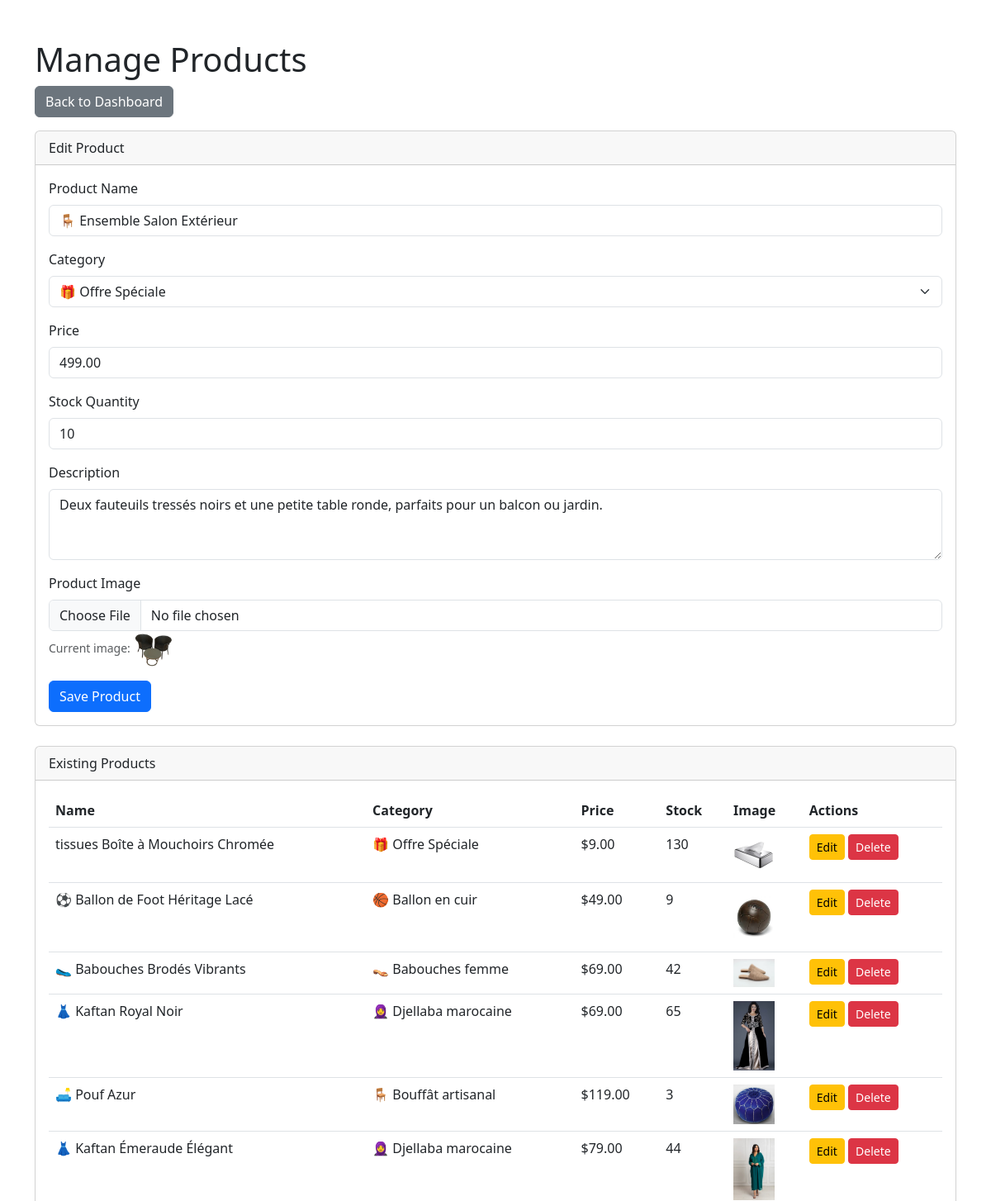
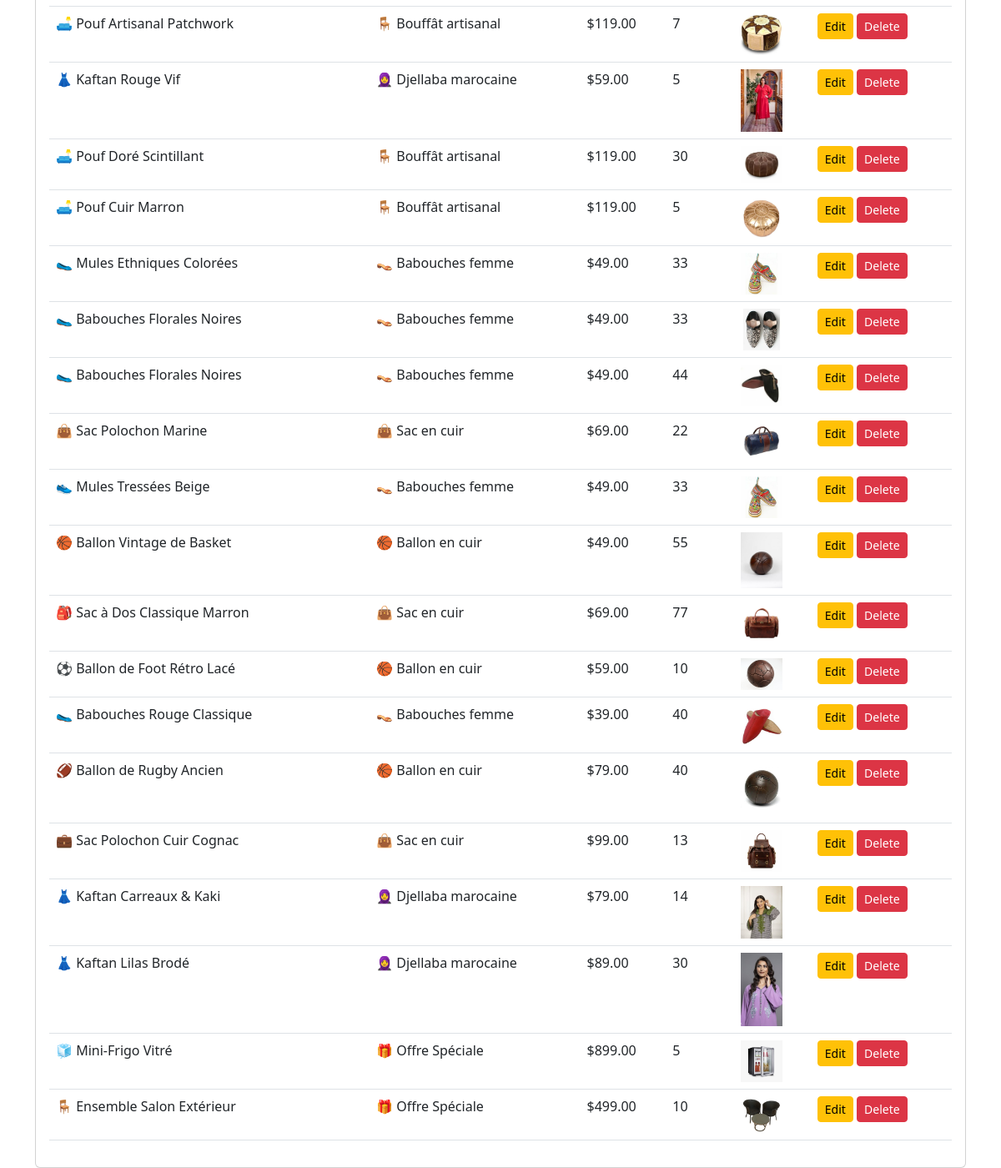
Screenshot of /admin/manage_products.php?edit_id=1 (signed in) with the database file from the repository (2 pictures, top to bottom).
### tables this page shows
CREATE TABLE `products` (
  `id` int(11) NOT NULL,
  `category_id` int(11) NOT NULL,
  `name` varchar(255) NOT NULL,
  `description` text NOT NULL,
  `price` decimal(10,2) NOT NULL,
  `stock_quantity` int(10) UNSIGNED NOT NULL DEFAULT 0,
  `image_url` varchar(255) DEFAULT 'default_product_image.png',
  `created_at` timestamp NOT NULL DEFAULT current_timestamp()
);

CREATE TABLE `categories` (
  `id` int(11) NOT NULL,
  `name` varchar(100) NOT NULL,
  `description` text DEFAULT NULL
);

### admin/manage_products.php (the view, shortened to what this page needs)
<?php
require '../includes/db_connect.php';
$edit_product = null;
if (isset($_GET['edit_id'])) {
    $edit_id = filter_input(INPUT_GET, 'edit_id', FILTER_VALIDATE_INT);
    if ($edit_id) {
        $stmt = $pdo->prepare("SELECT * FROM products WHERE id = ?");
        $stmt->execute([$edit_id]);
        $edit_product = $stmt->fetch();
    }
}
$products = $pdo->query("SELECT p.*, c.name as category_name FROM products p JOIN categories c ON p.category_id = c.id ORDER BY p.created_at DESC")->fetchAll();
$categories = $pdo->query("SELECT * FROM categories ORDER BY name")->fetchAll();
?>
<!DOCTYPE html>
<html lang="en">
<head>
    <link href="https://cdn.jsdelivr.net/npm/bootstrap@5.3.0/dist/css/bootstrap.min.css" rel="stylesheet">
</head>
<body>
<div class="container mt-5">
    <h1>Manage Products</h1>
    <a href="dashboard.php" class="btn btn-secondary mb-3">Back to Dashboard</a>
    <div class="card mb-4">
        <div class="card-header"><?php echo $edit_product ? 'Edit Product' : 'Add New Product'; ?></div>
        <div class="card-body">
            <form action="manage_products.php" method="post" enctype="multipart/form-data">
                <div class="mb-3">
                    <label for="name" class="form-label">Product Name</label>
                    <input type="text" class="form-control" id="name" name="name" value="<?php echo $edit_product ? htmlspecialchars($edit_product['name']) : ''; ?>" required>
                </div>
                <div class="mb-3">
                    <label for="category" class="form-label">Category</label>
                    <select class="form-select" id="category" name="category_id" required>
                        <?php foreach ($categories as $category): ?>
                            <option value="<?php echo $category['id']; ?>" <?php echo ($edit_product && $category['id'] == $edit_product['category_id']) ? 'selected' : ''; ?>><?php echo htmlspecialchars($category['name']); ?></option>
                        <?php endforeach; ?>
                    </select>
                </div>
                <div class="mb-3">
                    <label for="price" class="form-label">Price</label>
                    <input type="number" step="0.01" class="form-control" id="price" name="price" value="<?php echo $edit_product ? htmlspecialchars($edit_product['price']) : ''; ?>" required>
                </div>
                <div class="mb-3">
                    <label for="stock" class="form-label">Stock Quantity</label>
                    <input type="number" class="form-control" id="stock" name="stock_quantity" value="<?php echo $edit_product ? htmlspecialchars($edit_product['stock_quantity']) : ''; ?>" required>
                </div>
                <div class="mb-3">
                    <label for="description" class="form-label">Description</label>
                    <textarea class="form-control" id="description" name="description" rows="3" required><?php echo $edit_product ? htmlspecialchars($edit_product['description']) : ''; ?></textarea>
                </div>
                <div class="mb-3">
                    <label for="image" class="form-label">Product Image</label>
                    <input type="file" class="form-control" id="image" name="image">
                    <?php if ($edit_product && $edit_product['image_url']): ?>
                        <small class="form-text text-muted">Current image: <img src="../images/products/<?php echo htmlspecialchars($edit_product['image_url']); ?>" alt="Current Product Image" style="width: 50px; height: auto;"></small>
                    <?php endif; ?>
                </div>
                <button type="submit" class="btn btn-primary">Save Product</button>
            </form>
        </div>
    </div>
    <div class="card">
        <div class="card-header">Existing Products</div>
        <div class="card-body">
            <table class="table">
                <thead>
                    <tr>
                        <th>Name</th>
                        <th>Category</th>
                        <th>Price</th>
                        <th>Stock</th>
                        <th>Image</th>
                        <th>Actions</th>
                    </tr>
                </thead>
                <tbody>
                    <?php foreach ($products as $product): ?>
                    <tr>
                        <td><?php echo htmlspecialchars($product['name']); ?></td>
                        <td><?php echo htmlspecialchars($product['category_name']); ?></td>
                        <td>$<?php echo htmlspecialchars($product['price']); ?></td>
                        <td><?php echo htmlspecialchars($product['stock_quantity']); ?></td>
                        <td><img src="../images/products/<?php echo htmlspecialchars($product['image_url']); ?>" alt="<?php echo htmlspecialchars($product['name']); ?>" style="width: 50px; height: auto;"></td>
                        <td>
                            <a href="manage_products.php?edit_id=<?php echo $product['id']; ?>" class="btn btn-sm btn-warning">Edit</a>
                            <form action="manage_products.php" method="post" class="d-inline" onsubmit="return confirm('Are you sure you want to delete this product? This cannot be undone if the product is not part of any order.');">
                                <button type="submit" class="btn btn-sm btn-danger">Delete</button>
                            </form>
                        </td>
                    </tr>
                    <?php endforeach; ?>
                </tbody>
            </table>
        </div>
    </div>
</div>
</body>
</html>

### rows the page displays
products: name "🪑 Ensemble Salon Extérieur", category_id "🎁 Offre Spéciale", price "499.00", stock_quantity "10", description "Deux fauteuils tressés noirs et une petite table ronde, parfaits pour un balcon ou jardin.", image_url (picture), category.name "🎁 Offre Spéciale"
products: name "tissues Boîte à Mouchoirs Chromée", category.name "🎁 Offre Spéciale", price "9.00", stock_quantity "130", image_url (picture)
products: name "⚽ Ballon de Foot Héritage Lacé", category.name "🏀 Ballon en cuir", price "49.00", stock_quantity "9", image_url (picture)
products: name "🥿 Babouches Brodés Vibrants", category.name "👡 Babouches femme", price "69.00", stock_quantity "42", image_url (picture)
products: name "👗 Kaftan Royal Noir", category.name "🧕 Djellaba marocaine", price "69.00", stock_quantity "65", image_url (picture)
products: name "🛋️ Pouf Azur", category.name "🪑 Bouffât artisanal", price "119.00", stock_quantity "3", image_url (picture)
products: name "👗 Kaftan Émeraude Élégant", category.name "🧕 Djellaba marocaine", price "79.00", stock_quantity "44", image_url (picture)
products: name "🛋️ Pouf Artisanal Patchwork", category.name "🪑 Bouffât artisanal", price "119.00", stock_quantity "7", image_url (picture)
products: name "👗 Kaftan Rouge Vif", category.name "🧕 Djellaba marocaine", price "59.00", stock_quantity "5", image_url (picture)
products: name "🛋️ Pouf Doré Scintillant", category.name "🪑 Bouffât artisanal", price "119.00", stock_quantity "30", image_url (picture)
products: name "🛋️ Pouf Cuir Marron", category.name "🪑 Bouffât artisanal", price "119.00", stock_quantity "5", image_url (picture)
products: name "🥿 Mules Ethniques Colorées", category.name "👡 Babouches femme", price "49.00", stock_quantity "33", image_url (picture)
products: name "🥿 Babouches Florales Noires", category.name "👡 Babouches femme", price "49.00", stock_quantity "33", image_url (picture)
products: name "🥿 Babouches Florales Noires", category.name "👡 Babouches femme", price "49.00", stock_quantity "44", image_url (picture)
products: name "👜 Sac Polochon Marine", category.name "👜 Sac en cuir", price "69.00", stock_quantity "22", image_url (picture)
products: name "👟 Mules Tressées Beige", category.name "👡 Babouches femme", price "49.00", stock_quantity "33", image_url (picture)
products: name "🏀 Ballon Vintage de Basket", category.name "🏀 Ballon en cuir", price "49.00", stock_quantity "55", image_url (picture)
products: name "🎒 Sac à Dos Classique Marron", category.name "👜 Sac en cuir", price "69.00", stock_quantity "77", image_url (picture)
products: name "⚽ Ballon de Foot Rétro Lacé", category.name "🏀 Ballon en cuir", price "59.00", stock_quantity "10", image_url (picture)
products: name "🥿 Babouches Rouge Classique", category.name "👡 Babouches femme", price "39.00", stock_quantity "40", image_url (picture)
products: name "🏈 Ballon de Rugby Ancien", category.name "🏀 Ballon en cuir", price "79.00", stock_quantity "40", image_url (picture)
products: name "💼 Sac Polochon Cuir Cognac", category.name "👜 Sac en cuir", price "99.00", stock_quantity "13", image_url (picture)
products: name "👗 Kaftan Carreaux & Kaki", category.name "🧕 Djellaba marocaine", price "79.00", stock_quantity "14", image_url (picture)
products: name "👗 Kaftan Lilas Brodé", category.name "🧕 Djellaba marocaine", price "89.00", stock_quantity "30", image_url (picture)
products: name "🧊 Mini-Frigo Vitré", category.name "🎁 Offre Spéciale", price "899.00", stock_quantity "5", image_url (picture)
